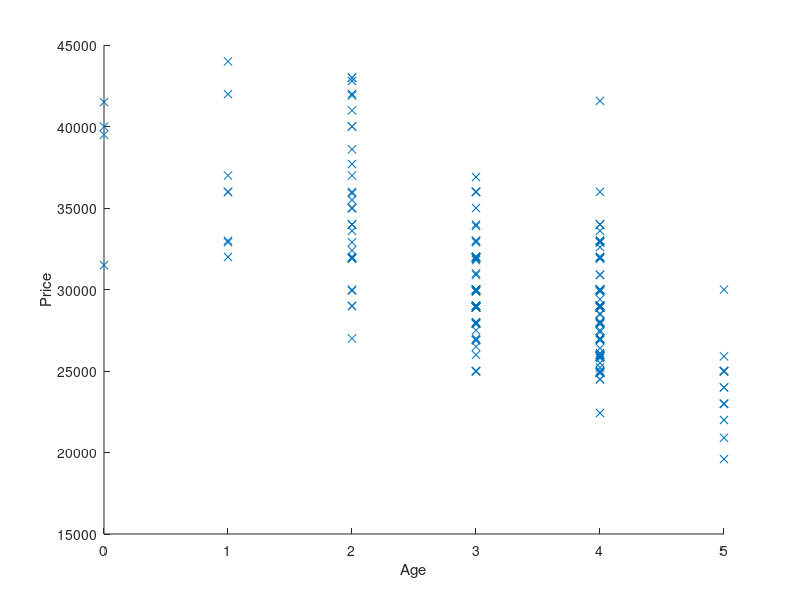
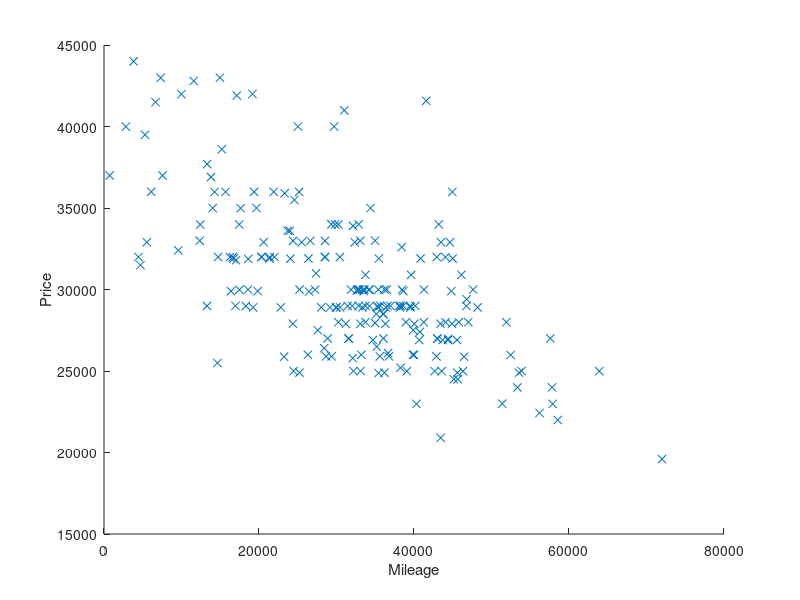
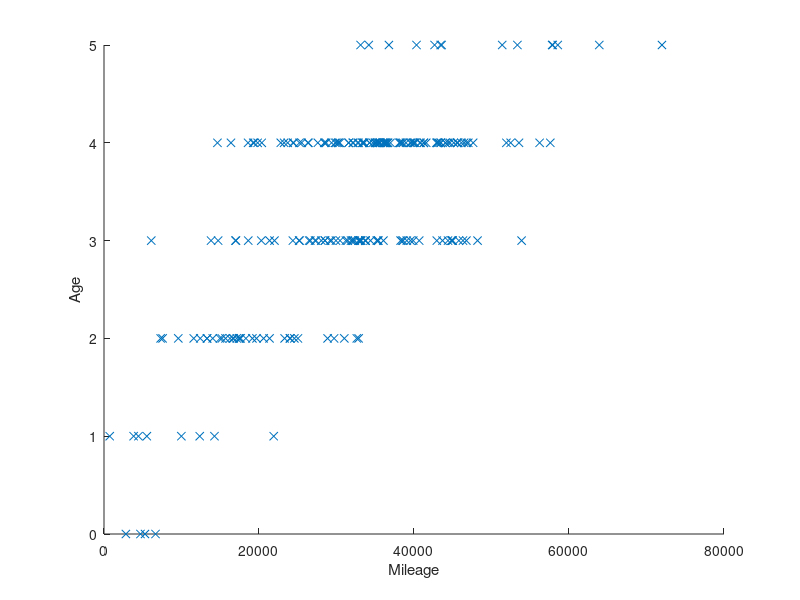

Here is the MATLAB script that generated these plots, in order:
%% Estimation of Residual Value of BMWs Serie 3
%  estimation performed with multiple linear regression

clc; clear; close all;

%% Load Data for BMWs
%  Price,Age,Mileage,Year,ResidualPrice,PredFormulaPrice

% load data for used cars (218 samples)
data = load('used_bmw.txt'); 
n = size(data,1);
k = 2; % there are 2 explanatory variables used.

% model parameters
price = data(:,1); % y
mileage = data(:,3); % x1
age = data(:,2); % x2
year = data(:,4);
residualPrice = data(:,5); % x3
predFormulaPrice = data(:,6); % x4

% Note:
% for this sample, we will be using age and mileage to predict the price
% there is a sense of correlation: an old car might have a lot of miles.

%% Initial Check for SRM
% Scatterplots will tell if the data is good for multiple linear
% regression

% Age x2  vs Price y
scatter(age, price, 'xb');
xlabel('Age');
ylabel('Price');
figure;

% Mileage x1 vs Price y
scatter(mileage, price, 'xb');
xlabel('Mileage');
ylabel('Price');
figure;

% Age x2 vs Mileage x1
scatter(mileage, age, 'xb');
xlabel('Mileage');
ylabel('Age');

% colinearity is envident between x1 and x2
% al charts seems to be linear with some outliers

%% Multiple Regression Model Fit

% standard deviations
Sy = std(price);
Sx1 = std(mileage);
Sx2 = std(age);

% estimation of b1 (or Theta1) b1 = -1,853.8
b1 = (Sy/Sx1)*((corr(price,mileage)-corr(price,age)*corr(mileage,age))/(1-corr(mileage,age)^2));
% estimation of b2 (or Theta2) b2 = -0.1240
b2 = (Sy/Sx2)*((corr(price,age)-corr(price,mileage)*corr(mileage,age))/(1-corr(mileage,age)^2));
% estimation of b0 (intercept of Theta0) = 40,324
b0 = mean(price) - b1 * mean(mileage) - b2 * mean(age);

% prediction array (linear regression)
pricePrediction = b0 + b1 * mileage + b2 * age;

% R-squared: ratio of sum of squares of the fitted values around y (0.5104)
r2 = sum((pricePrediction - mean(price)).^2) / sum((price - mean(price)).^2);
% adjusted r-suared
r2Adj = 1- (1 - r2) * ((n-1)/(n-k-1));

% Standard Squared Error
k = 2 % two explanatory variables (mileage and age)
Se2 = sum((price - b0 - b1 * mileage - b2 * age).^2) / (n-k-1);
Se = sqrt(Se2);

% Standard Error for Slopes
%Note: 1 / (1- corr(x1, x2)^2) = Variance Inflation Factor (VIF)
% Se(Mileage)
SeMileage = Se / (sqrt(n-1)*Sx1) * sqrt( 1 / (1- corr(age, mileage)^2)); 
% Se(Age)
SeAge = Se / (sqrt(n-1)*Sx2) * sqrt( 1 / (1- corr(age, mileage)^2));
% Se(Intercept b0) - computed / hard coded
SeIntercept = 721.8478;

% t-Ratios zscore(ratio) calculates p-value
interceptRatio = b0 / SeIntercept;
b1MileageRatio = b1 / SeMileage;
b2AgeRatio = b2 / SeAge;

% TODO: Confidence Interval for partial effects of age and mileage









